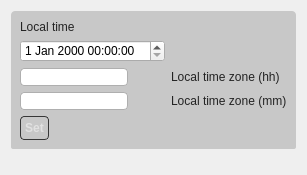
<?xml version="1.0" encoding="UTF-8"?>
<ui version="4.0">
 <class>ClockWidget</class>
 <widget class="QWidget" name="ClockWidget">
  <property name="geometry">
   <rect>
    <x>0</x>
    <y>0</y>
    <width>305</width>
    <height>175</height>
   </rect>
  </property>
  <property name="maximumSize">
   <size>
    <width>350</width>
    <height>200</height>
   </size>
  </property>
  <property name="windowTitle">
   <string>Form</string>
  </property>
  <property name="styleSheet">
   <string notr="true">#Widget {
border: none;
border-top-left-radius: 4px;
border-top-right-radius: 4px;
background: qlineargradient(x1: 0, y1: 0, x2: 0, y2: 1,
stop: 0.01 rgba(120, 120, 120),
stop: 0.05 rgba(150, 150, 150),
stop: 0.5 rgba(120, 120, 120),
stop: 0.52 rgba(80, 80, 80),
stop: 0.9 rgba(50, 50, 50),
stop: 1.0 rgba(50, 50, 50));
}

#Widget { 
padding: 3px;
background: qlineargradient(x1: 0, y1: 0, x2: 0, y2: 1,
stop: 0.0 rgba(95, 95, 95),
stop: 0.15 rgba(75, 75, 75),
stop: 0.9 rgba(95, 95, 95),
stop: 1.0 rgba(45, 45, 45));
border-top-left-radius: 4px;
border-top-right-radius: 4px;
border-bottom-left-radius: 4px;
border-bottom-right-radius: 4px;
}

QPushButton {
padding: 4px;
border-radius: 4px;
border: 1px solid rgba(55, 55, 55);
font-weight: bold;
/*
background: qlineargradient(x1:0, y1:0, x2: 0, y2:1,
stop: 0.0 rgba(25, 25, 25),
stop: 0.05 rgba(75, 75, 75),
stop: 0.15 rgba(125, 125, 125),
stop: 0.85 rgba(75, 75, 75),
stop: 1.0 rgba(25, 25, 25));
*/
background: qlineargradient(x1: 0, y1: 0, x2: 0, y2: 1,
stop: 0.01 rgba(120, 120, 120),
stop: 0.05 rgba(150, 150, 150),
stop: 0.5 rgba(120, 120, 120),
stop: 0.52 rgba(80, 80, 80),
stop: 0.9 rgba(50, 50, 50),
stop: 1.0 rgba(50, 50, 50));
color: rgba(225, 225, 225);
}

QPushButton:pressed {
background: qlineargradient(x1:0, y1:0, x2: 0, y2:1,
stop: 0.0 rgba(25, 25, 25),
stop: 0.05 rgba(25, 25, 25),
stop: 0.15 rgba(75, 75, 75),
stop: 0.85 rgba(25, 25, 25),
stop: 1.0 rgba(0, 0, 0));
color: rgba(200, 200, 200);
}

QPushButton:disabled {
background:qlineargradient(x1:0, y1:0, x2: 0, y2:1,
stop: 0.0 rgba(50, 50, 50),
stop: 0.05 rgba(100, 100, 100),
stop: 0.15 rgba(150, 150, 150),
stop: 0.85 rgba(100, 100, 100),
stop: 1.0 rgba(50, 50, 50));
}

QLabel {
color: rgba(35, 35, 35);
font-weight: normal;
background: transparent;
border: none;
}

QCheckBox {
background: transparent;
border: none;
}
/**
QPushButton {
border-radius: 4px;
border: 1px solid rgba(75, 75, 75);
background: qlineargradient(x1:0, y1:0, x2: 0, y2:1,
stop: 0.0 rgba(25, 25, 25),
stop: 0.05 rgba(75, 75, 75),
stop: 0.15 rgba(125, 125, 125),
stop: 0.85 rgba(75, 75, 75),
stop: 1.0 rgba(25, 25, 25));
color: rgba(225, 225, 225);
}
/**
QPushButton:pressed {
background:qlineargradient(x1:0, y1:0, x2: 0, y2:1,
stop: 0.0 rgba(0, 0, 0),
stop: 0.05 rgba(50, 50, 50),
stop: 0.15 rgba(100, 100, 100),
stop: 0.85 rgba(50, 50, 50),
stop: 1.0 rgba(0, 0, 0));
color: rgba(200, 200, 200);
}**/

#controlsFrame {
	background: rgba(200, 200, 200);
border-top-left-radius: 4px;
border-top-right-radius: 4px;
border-bottom-left-radius: 2px;
border-bottom-right-radius: 2px;
background: qlineargradient(x1:0, y1:0, x2:0, y2:1,
stop: 0.0 rgba(125, 125, 125),
stop: 0.02 rgba(200, 200, 200),
stop: 0.98 rgba(200, 200, 200),
stop: 1.0 rgba(125, 125, 125));
}

QLineEdit {
border: 1px solid rgba(175, 175, 175);
background: rgba(255, 255, 255);
border-top-left-radius: 4px;
border-top-right-radius: 4px;
border-bottom-right-radius: 4px;
border-bottom-left-radius: 4px;
}

QGroupBox {
border: 1px solid rgba(175, 175, 175);
border-radius: 4px;
margin-top: 1ex;
}

QGridLayout {
border: 1px solid rgba(175, 175, 175);
border-radius: 4px;
margin: 10px;
}

#simulatorButton {
width: 100px;
}

</string>
  </property>
  <layout class="QGridLayout" name="gridLayout">
   <item row="0" column="0">
    <widget class="QFrame" name="controlsFrame">
     <property name="sizePolicy">
      <sizepolicy hsizetype="Preferred" vsizetype="Maximum">
       <horstretch>0</horstretch>
       <verstretch>0</verstretch>
      </sizepolicy>
     </property>
     <property name="frameShape">
      <enum>QFrame::StyledPanel</enum>
     </property>
     <property name="frameShadow">
      <enum>QFrame::Raised</enum>
     </property>
     <layout class="QGridLayout" name="gridLayout_2">
      <item row="0" column="0">
       <widget class="QLabel" name="timeLabel">
        <property name="sizePolicy">
         <sizepolicy hsizetype="Fixed" vsizetype="Fixed">
          <horstretch>0</horstretch>
          <verstretch>0</verstretch>
         </sizepolicy>
        </property>
        <property name="text">
         <string>Local time</string>
        </property>
       </widget>
      </item>
      <item row="1" column="0">
       <widget class="QDateTimeEdit" name="dateTimeEdit">
        <property name="sizePolicy">
         <sizepolicy hsizetype="Fixed" vsizetype="Fixed">
          <horstretch>0</horstretch>
          <verstretch>0</verstretch>
         </sizepolicy>
        </property>
       </widget>
      </item>
      <item row="2" column="0">
       <widget class="QLineEdit" name="timeZoneHEdit">
        <property name="sizePolicy">
         <sizepolicy hsizetype="Fixed" vsizetype="Fixed">
          <horstretch>0</horstretch>
          <verstretch>0</verstretch>
         </sizepolicy>
        </property>
        <property name="maxLength">
         <number>3</number>
        </property>
       </widget>
      </item>
      <item row="2" column="1">
       <widget class="QLabel" name="hLabel">
        <property name="sizePolicy">
         <sizepolicy hsizetype="Preferred" vsizetype="Preferred">
          <horstretch>0</horstretch>
          <verstretch>0</verstretch>
         </sizepolicy>
        </property>
        <property name="text">
         <string>Local time zone (hh)</string>
        </property>
       </widget>
      </item>
      <item row="3" column="0">
       <widget class="QLineEdit" name="timeZoneMEdit">
        <property name="sizePolicy">
         <sizepolicy hsizetype="Fixed" vsizetype="Fixed">
          <horstretch>0</horstretch>
          <verstretch>0</verstretch>
         </sizepolicy>
        </property>
        <property name="maxLength">
         <number>3</number>
        </property>
       </widget>
      </item>
      <item row="3" column="1">
       <widget class="QLabel" name="mLabel">
        <property name="text">
         <string>Local time zone (mm)</string>
        </property>
       </widget>
      </item>
      <item row="4" column="0" colspan="2">
       <widget class="QPushButton" name="timeButton">
        <property name="sizePolicy">
         <sizepolicy hsizetype="Fixed" vsizetype="Fixed">
          <horstretch>0</horstretch>
          <verstretch>0</verstretch>
         </sizepolicy>
        </property>
        <property name="text">
         <string>Set</string>
        </property>
       </widget>
      </item>
     </layout>
    </widget>
   </item>
   <item row="1" column="0">
    <spacer name="verticalSpacer">
     <property name="orientation">
      <enum>Qt::Vertical</enum>
     </property>
     <property name="sizeHint" stdset="0">
      <size>
       <width>20</width>
       <height>40</height>
      </size>
     </property>
    </spacer>
   </item>
  </layout>
 </widget>
 <resources/>
 <connections/>
 <slots>
  <slot>dateTimeChanged()</slot>
 </slots>
</ui>
